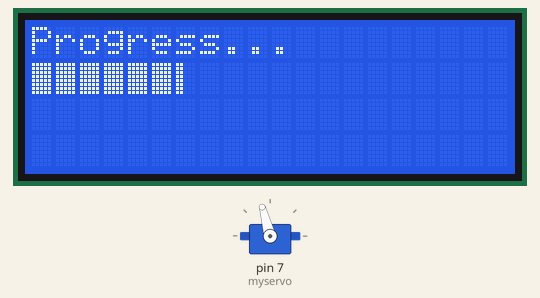
This sketch was run on a simulated Arduino Uno, built with avr-gcc and run on an emulated ATmega328P. Shown: 20×4 character LCD, servo.

Above: at 0.64 s.
At 10.03 s:
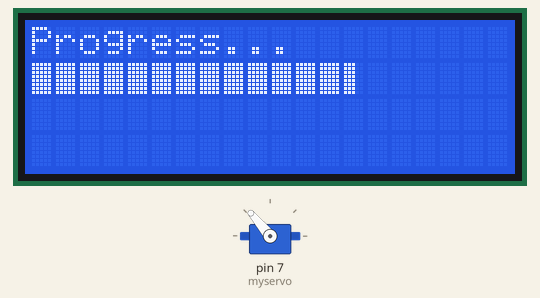
At 19.79 s:
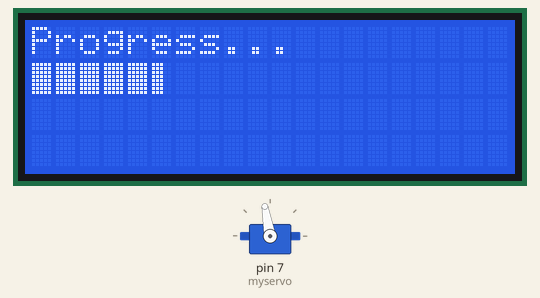
At 39.4 s:
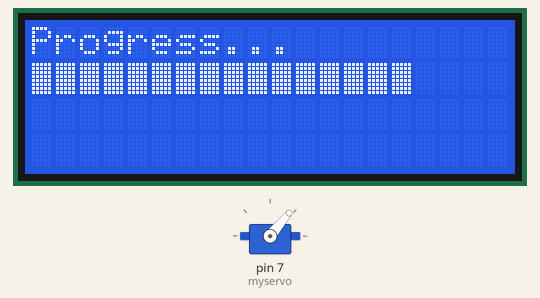
Timing chart, 0 to 40.0 s (numbered marks = the images above):
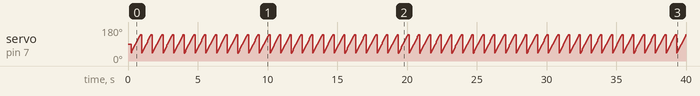

The sketch:

servo_progress.ino
```cpp
/* 서보모터 각도를 문 열리는 진행도로 하고
진행도를 프로그레스 바로 LCD에 표시 */

#include <Servo.h>
#include <LiquidCrystal_I2C.h>
#include <Wire.h>

LiquidCrystal_I2C lcd (0x27,20,4); // 접근주소: 0x3F or 0x27

Servo myservo;

int pos;
int abpos;
int i;

// 바이트들
byte zero[] = {
  B00000,
  B00000,
  B00000,
  B00000,
  B00000,
  B00000,
  B00000,
  B00000
};
byte one[] = {
  B10000,
  B10000,
  B10000,
  B10000,
  B10000,
  B10000,
  B10000,
  B10000
};
byte two[] = {
  B11000,
  B11000,
  B11000,
  B11000,
  B11000,
  B11000,
  B11000,
  B11000
};
byte three[] = {
  B11100,
  B11100,
  B11100,
  B11100,
  B11100,
  B11100,
  B11100,
  B11100
};
byte four[] = {
  B11110,
  B11110,
  B11110,
  B11110,
  B11110,
  B11110,
  B11110,
  B11110
};
byte five[] = {
  B11111,
  B11111,
  B11111,
  B11111,
  B11111,
  B11111,
  B11111,
  B11111
};

void setup() {
  lcd.init(); // LCD 초기화
  lcd.backlight(); // 백라이트 켜기

  // 출력할 바이트 세팅
  lcd.createChar(0, zero);
  lcd.createChar(1, one);
  lcd.createChar(2, two);
  lcd.createChar(3, three);
  lcd.createChar(4, four);
  lcd.createChar(5, five);

  // 서보모터 세팅
  myservo.attach(7);
}

void loop() {
  lcd.init(); // LCD 초기화

  lcd.setCursor(0,0);
  lcd.print ("Progress..."); // 프로그레스 글자

  for (pos = 40; pos <= 140; pos += 5) { // 위에 변수를 선언한 pos는 0, 180도보다 작다면 , 1도씩 더하고
    myservo.write(pos); // 서보모터를 pos 각도로 움직여라
    abpos = pos - 40;
    lcd.setCursor(0,0);
    updateProgressBar(abpos, 100, 1); // 진행 바 작동
    delay(1);
  }
}

// 진행바 표시함수
void updateProgressBar(unsigned long count, unsigned long totalCount, int lineToPrintOn) {
    double factor = totalCount/80.0;
    int percent = (count+1)/factor;
    int number = percent/5;
    int remainder = percent%5;
    if(number > 0)
    {
      for(int j = 0; j < number; j++)
      {
        lcd.setCursor(j,lineToPrintOn);
       lcd.write(5);
      }
    }
       lcd.setCursor(number,lineToPrintOn);
       lcd.write(remainder);
     if(number < 16)	//If using a 20 character display, this should be 20!
    {
      for(int j = number+1; j <= 16; j++)  //If using a 20 character display, this should be 20!
      {
        lcd.setCursor(j,lineToPrintOn);
       lcd.write(0);
      }
    }
 }
```
